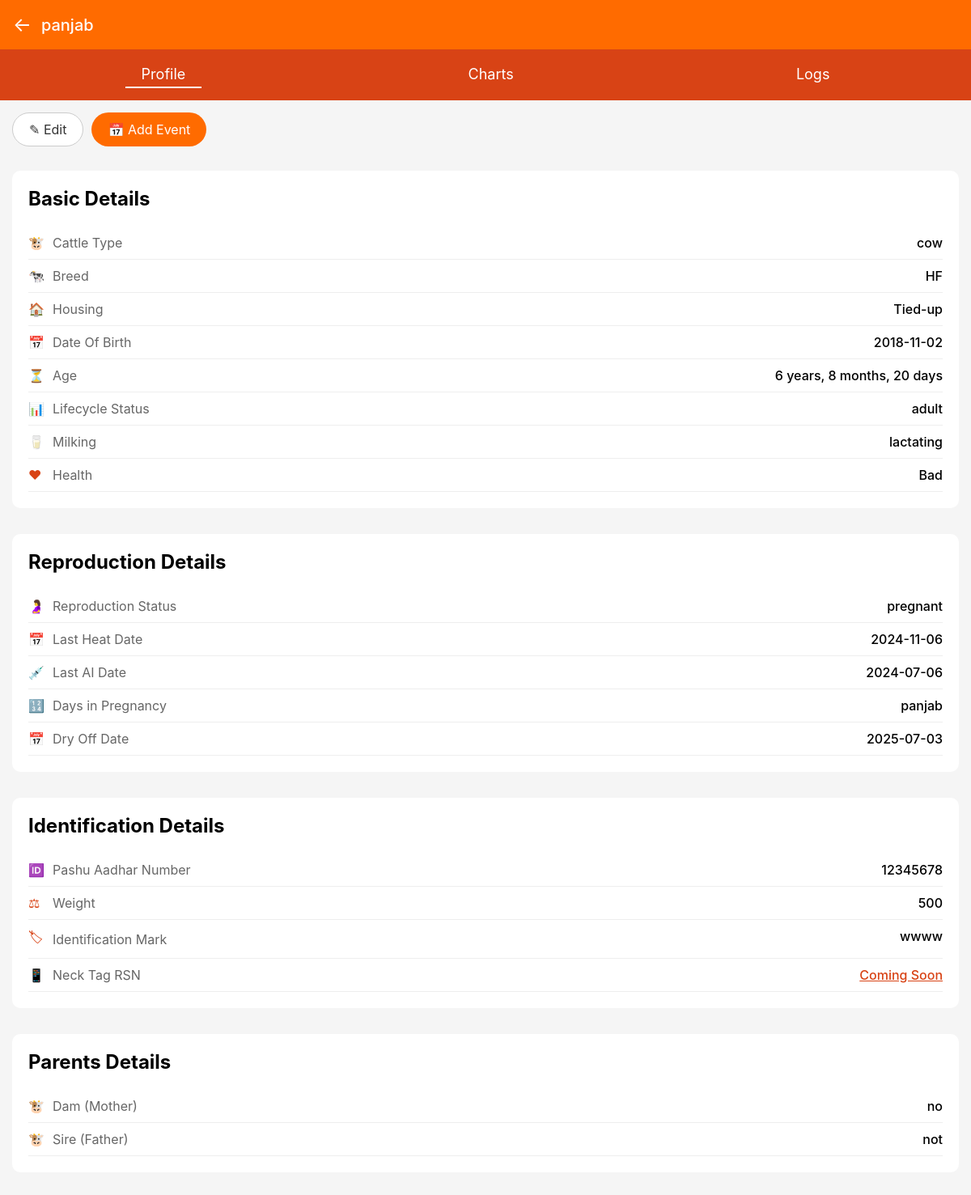
The page /viewcattle.php?id=6 on the database its author committed.
### tables this page shows
CREATE TABLE IF NOT EXISTS `cattle` (
  `id` int(11) NOT NULL AUTO_INCREMENT,
  `cattlename` varchar(50) NOT NULL,
  `cattletype` varchar(30) NOT NULL,
  `breed` varchar(30) NOT NULL,
  `Date_Of_Birth` date NOT NULL,
  `lifecycle_Status` varchar(30) NOT NULL,
  `milking` varchar(20) NOT NULL,
  `Health_Status` varchar(30) NOT NULL,
  `ReproductionStatus` varchar(50) NOT NULL,
  `Lastheat` date NOT NULL,
  `LastAI` date NOT NULL,
  `Lastcalving` date NOT NULL,
  `PashuAadhar` varchar(50) NOT NULL,
  `Weight` int(11) NOT NULL,
  `IdentificationMark` varchar(100) NOT NULL,
  `Mother` varchar(50) NOT NULL,
  `Father` varchar(50) NOT NULL,
  `Calf Detail` varchar(50) NOT NULL,
  `calfname` varchar(100) NOT NULL,
  `sex` varchar(11) NOT NULL,
  `calfbdate` date NOT NULL,
  `calffather` varchar(50) NOT NULL,
  `Dry Off Date` date NOT NULL,
  PRIMARY KEY (`id`)
);

### viewcattle.php (the view, shortened to what this page needs)
<!DOCTYPE html>
<html lang="en">
<head>
</head>
<body>
    <div id="viewMode">
    <?php
    require './config/connection.php';
        $id = $_GET['id'];
        if ($id) {
            $sql = "SELECT * FROM cattle WHERE id =$id";
        $result = mysqli_query($conn, $sql);
        while ($row = mysqli_fetch_array($result))
        {
    ?>
    <header class="header">
        <a href="Cattle List.php" class="back-button">←</a>
        <h1><?php echo $row["cattlename"]; ?></h1>
    </header>
    <nav class="tabs">
        <a href="#" class="tab active">Profile</a>
        <a href="#" class="tab">Charts</a>
        <a href="#" class="tab">Logs</a>
    </nav>
    <div class="actions">
        <a class="btn btn-edit" onclick="toggleEditMode()">✎ Edit</a>
        <button class="btn btn-add">📅 Add Event</button>
    </div>
    <section class="section">
        <h2 class="section-title">Basic Details</h2>
        <div class="detail-row">
            <span class="detail-label"><span class="icon">🐮</span>Cattle Type</span>
            <span class="detail-value"><?php echo $row["cattletype"]; ?></span>
        </div>
        <div class="detail-row">
            <span class="detail-label"><span class="icon">🐄</span>Breed</span>
            <span class="detail-value"><?php echo $row["breed"]; ?></span>
        </div>
        <div class="detail-row">
            <span class="detail-label"><span class="icon">🏠</span>Housing</span>
            <span class="detail-value">Tied-up</span>
        </div>
        <div class="detail-row">
            <span class="detail-label"><span class="icon">📅</span>Date Of Birth</span>
            <span class="detail-value"><?php echo $row["Date_Of_Birth"]; ?></span>
        </div>
        <div class="detail-row">
            <span class="detail-label"><span class="icon">⏳</span>Age</span>
            <span class="detail-value"><?php
function calculateDetailedAge($birthdate) {
    $today = new DateTime();
    $birth = new DateTime($birthdate);
    $diff = $today->diff($birth);
    return [
        'years' => $diff->y,
        'months' => $diff->m,
        'days' => $diff->d
    ];
}
function formatAge($age) {
    $parts = [];
    if ($age['years'] > 0) {
        $parts[] = $age['years'] . ' year' . ($age['years'] > 1 ? 's' : '');
    }
    if ($age['months'] > 0) {
        $parts[] = $age['months'] . ' month' . ($age['months'] > 1 ? 's' : '');
    }
    if ($age['days'] > 0) {
        $parts[] = $age['days'] . ' day' . ($age['days'] > 1 ? 's' : '');
    }
    return implode(', ', $parts);
}
$birthdate = $row["Date_Of_Birth"];
$age = calculateDetailedAge($birthdate);
echo "" . formatAge($age) . "\n";
?></span>
        </div>
        <div class="detail-row">
            <span class="detail-label"><span class="icon">📊</span>Lifecycle Status</span>
            <span class="detail-value"><?php echo $row["lifecycle_Status"]; ?></span>
        </div>
        <div class="detail-row">
            <span class="detail-label"><span class="icon">🥛</span>Milking</span>
            <span class="detail-value"><?php echo $row["milking"]; ?></span>
        </div>
        <div class="detail-row">
            <span class="detail-label"><span class="icon">❤</span>Health</span>
            <span class="detail-value"><?php echo $row["Health_Status"]; ?></span>
        </div>
    </section>
    <section class="section">
        <h2 class="section-title">Reproduction Details</h2>
        <div class="detail-row">
            <span class="detail-label"><span class="icon">🤰</span>Reproduction Status</span>
            <span class="detail-value"><?php echo $row["ReproductionStatus"]; ?></span>
        </div>
        <div class="detail-row">
            <span class="detail-label"><span class="icon">📅</span>Last Heat Date</span>
            <span class="detail-value"><?php echo $row["Lastheat"]; ?></span>
        </div>
        <div class="detail-row">
            <span class="detail-label"><span class="icon">💉</span>Last AI Date</span>
            <span class="detail-value"><?php echo $row["LastAI"]; ?></span>
        </div>
        <div class="detail-row">
            <span class="detail-label"><span class="icon">🔢</span>Days in Pregnancy</span>
            <span class="detail-value"><?php echo $row["cattlename"]; ?></span>
        </div>
        <div class="detail-row">
            <span class="detail-label"><span class="icon">📅</span>Dry Off Date</span>
            <span class="detail-value"><?php   echo $row['Dry Off Date'];?></span>
        </div>
    </section>
    <section class="section">
        <h2 class="section-title">Identification Details</h2>
        <div class="detail-row">
            <span class="detail-label"><span class="icon">🆔</span>Pashu Aadhar Number</span>
            <span class="detail-value"><?php echo $row["PashuAadhar"]; ?></span>
        </div>
        <div class="detail-row">
            <span class="detail-label"><span class="icon">⚖</span>Weight</span>
            <span class="detail-value"><?php echo $row["Weight"]; ?></span>
        </div>
        <div class="detail-row">
            <span class="detail-label"><span class="icon">🏷</span>Identification Mark</span>
            <span class="detail-value"><?php echo $row["IdentificationMark"]; ?></span>
        </div>
        <div class="detail-row">
            <span class="detail-label"><span class="icon">📱</span>Neck Tag RSN</span>
            <span class="detail-value attach-device">Coming Soon</span>
        </div>
    </section>
    <section class="section">
        <h2 class="section-title">Parents Details</h2>
        <div class="detail-row">
            <span class="detail-label"><span class="icon">🐮</span>Dam (Mother)</span>
            <span class="detail-value"><?php echo $row["Mother"]; ?></span>
        </div>
        <div class="detail-row">
            <span class="detail-label"><span class="icon">🐮</span>Sire (Father)</span>
            <span class="detail-value"><?php echo $row["Father"]; ?></span>
        </div>
    </section>
    <?php
                }
            }
            else{
                echo "<h3>No found</h3>";
            }
            ?>
    </div>
</body>
</html>

### viewcattle.php (style rules this page uses)
* { margin: 0; padding: 0; box-sizing: border-box; font-family: -apple-system, BlinkMacSystemFont, "Segoe UI", Roboto, sans-serif; }
body { background-color: #f5f5f5; }
.header { background-color: #FF6B00; padding: 16px; display: flex; align-items: center; gap: 12px; position: sticky; top: 0; z-index: 100; }
.header h1 { color: white; font-size: 20px; font-weight: 500; }
.back-button { font-size: 24px; color: white; text-decoration: none; }
.tabs { background-color: #D84315; display: flex; justify-content: space-around; padding: 15px 0; }
.tab { color: white; text-decoration: none; font-size: 18px; padding: 5px 20px; }
.tab.active { border-bottom: 2px solid white; }
.actions { padding: 15px; display: flex; gap: 10px; }
.btn { padding: 10px 20px; border-radius: 25px; border: none; font-size: 16px; cursor: pointer; display: flex; align-items: center; gap: 5px; }
.btn-edit { background-color: white; border: 1px solid #ccc; color: #333; text-decoration: none; }
.btn-add { background-color: #FF6B00; color: white; }
.section { background-color: white; margin: 15px; padding: 20px; border-radius: 10px; }
.section-title { font-size: 24px; margin-bottom: 20px; }
.detail-row { display: flex; justify-content: space-between; padding: 10px 0; border-bottom: 1px solid #eee; }
.detail-label { color: #666; display: flex; align-items: center; gap: 10px; }
.detail-value { font-weight: 500; }
.attach-device { color: #D84315; text-decoration: underline; }
.icon { color: #D84315; width: 20px; display: inline-block; }
.section { margin-bottom: 32px; }
.section:last-of-type { margin-bottom: 80px; }

### rows shown on the page
cattle: cattlename "panjab", cattletype "cow", breed "HF", Date_Of_Birth "2018-11-02", Date_Of_Birth "6 years, 8 months, 20 days", lifecycle_Status "adult", milking "lactating", Health_Status "Bad", ReproductionStatus "pregnant", Lastheat "2024-11-06", LastAI "2024-07-06", Dry Off Date "2025-07-03", PashuAadhar "12345678", Weight "500", IdentificationMark "wwww", Mother "no", Father "not"
